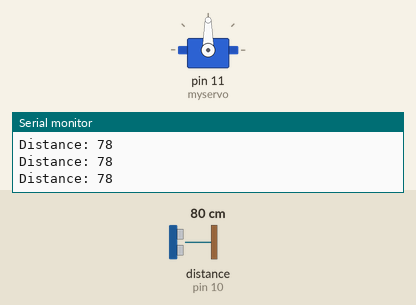
Bench run of a sketch on a simulated Arduino Uno, built with avr-gcc and run on an emulated ATmega328P. Parts: servo, the last lines printed to the serial monitor. Wiring (inferred from the names in the program): ultrasonic range finder: trigger pin 9; echo pin 10. The test bench sets the inputs (shaded band); at power-on: distance to the obstacle (sensor on pin 10) 80 cm. The echo pulse lasts 58.3 µs per cm.

Above: at 1.2 s.
1.3 s: distance to the obstacle (sensor on pin 10) set to 12 cm
2.8 s: distance to the obstacle (sensor on pin 10) set to 9 cm
At 3.97 s:
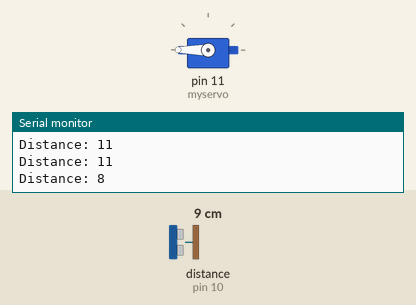
5.8 s: distance to the obstacle (sensor on pin 10) set to 120 cm
7.8 s: distance to the obstacle (sensor on pin 10) set to 2 cm
At 9.07 s:
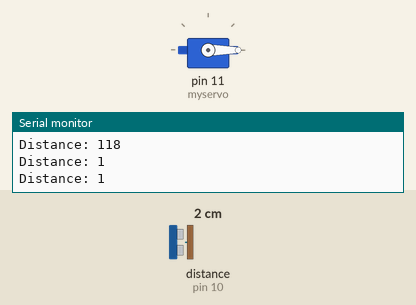
Timing chart, 0 to 11.8 s (numbered marks = the images above; inputs shaded):
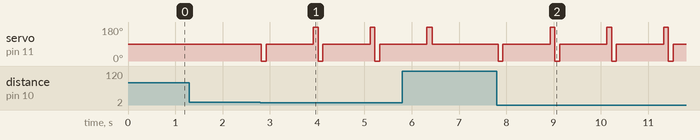

Measured:
- the behaviour switches between 11 and 10 cm on distance to the obstacle (sensor on pin 10) (found by bisection; images 0 and 1)
- after the input at 2.8 s, servo on pin 11 (myservo): 90° → 0° at once, then repeats every 1.2 s: 90° 1.0 s, 180° 0.10 s, 0° 0.10 s
- after the input at 7.8 s, servo on pin 11 (myservo): 90° → 0° at once, then repeats every 1.2 s: 90° 1.0 s, 180° 0.10 s, 0° 0.10 s

The sketch:

survo.ino
```cpp
/*
  Ultrasonic Sensor HC-SR04 and Arduino Tutorial

  by Dejan Nedelkovski,
  www.HowToMechatronics.com

*/

#include <Servo.h>
Servo myservo; //ประกาศตัวแปรแทน Servo
// defines pins numbers
const int trigPin = 9;
const int echoPin = 10;

// defines variables
long duration;
int distance;

void setup() {
  pinMode(trigPin, OUTPUT); // Sets the trigPin as an Output
  pinMode(echoPin, INPUT); // Sets the echoPin as an Input
  myservo.attach(11); // กำหนดขา 9 ควบคุม Servo
  Serial.begin(9600); // Starts the serial communication
}

void loop() {
  // Clears the trigPin
  digitalWrite(trigPin, LOW);
  delayMicroseconds(2);

  // Sets the trigPin on HIGH state for 10 micro seconds
  digitalWrite(trigPin, HIGH);
  delayMicroseconds(10);
  digitalWrite(trigPin, LOW);

  // Reads the echoPin, returns the sound wave travel time in microseconds
  duration = pulseIn(echoPin, HIGH);

  // Calculating the distance
  distance = duration * 0.034 / 2;

  // Prints the distance on the Serial Monitor
  Serial.print("Distance: ");
  Serial.println(distance);
  if (distance < 10) {
    rotate();
  }
  else {
    stopServo();
  }
}

void rotate() {
  myservo.write(0); // หมุน
  delay(100); // หน่วงเวลา 100ms
  myservo.write(90); // หยุดหมุน
  delay(1000); // หน่วงเวลา 1000ms
  myservo.write(180); // หมุนหลับทิศจากเดิม
  delay(100);
}

void stopServo() {
  myservo.write(90); // หยุดหมุน
}
```
